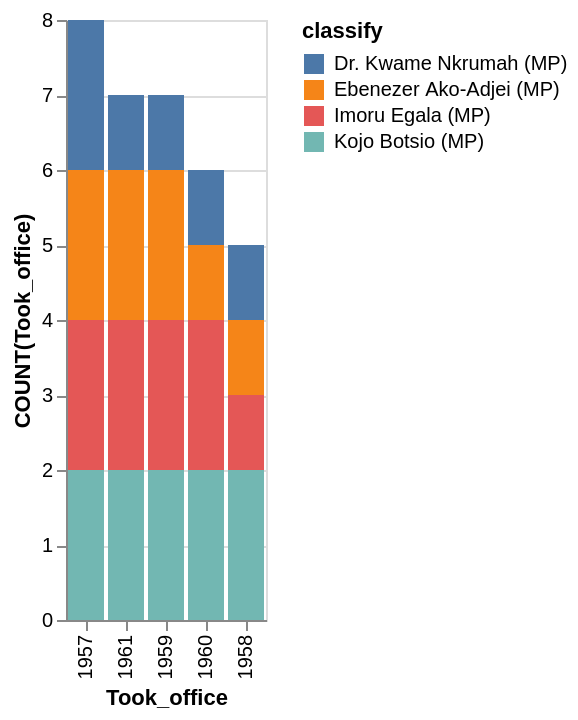

Write a Vega-Lite specification for this figure.
### Vega-Lite specification from a JSON file in a GitHub repository (floating-point values rounded to 4 significant figures)
{"data": {"values": [{"x_data": "1957", "y_data": 2, "classify": "Dr. Kwame Nkrumah (MP)"}, {"x_data": "1961", "y_data": 1, "classify": "Dr. Kwame Nkrumah (MP)"}, {"x_data": "1959", "y_data": 1, "classify": "Dr. Kwame Nkrumah (MP)"}, {"x_data": "1960", "y_data": 1, "classify": "Dr. Kwame Nkrumah (MP)"}, {"x_data": "1958", "y_data": 1, "classify": "Dr. Kwame Nkrumah (MP)"}, {"x_data": "1957", "y_data": 2, "classify": "Ebenezer Ako-Adjei (MP)"}, {"x_data": "1961", "y_data": 2, "classify": "Ebenezer Ako-Adjei (MP)"}, {"x_data": "1959", "y_data": 2, "classify": "Ebenezer Ako-Adjei (MP)"}, {"x_data": "1960", "y_data": 1, "classify": "Ebenezer Ako-Adjei (MP)"}, {"x_data": "1958", "y_data": 1, "classify": "Ebenezer Ako-Adjei (MP)"}, {"x_data": "1957", "y_data": 2, "classify": "Imoru Egala (MP)"}, {"x_data": "1961", "y_data": 2, "classify": "Imoru Egala (MP)"}, {"x_data": "1959", "y_data": 2, "classify": "Imoru Egala (MP)"}, {"x_data": "1960", "y_data": 2, "classify": "Imoru Egala (MP)"}, {"x_data": "1958", "y_data": 1, "classify": "Imoru Egala (MP)"}, {"x_data": "1957", "y_data": 2, "classify": "Kojo Botsio (MP)"}, {"x_data": "1961", "y_data": 2, "classify": "Kojo Botsio (MP)"}, {"x_data": "1959", "y_data": 2, "classify": "Kojo Botsio (MP)"}, {"x_data": "1960", "y_data": 2, "classify": "Kojo Botsio (MP)"}, {"x_data": "1958", "y_data": 2, "classify": "Kojo Botsio (MP)"}]}, "mark": "bar", "encoding": {"x": {"field": "x_data", "type": "nominal", "title": "Took_office", "sort": {"op": "sum", "field": "y_data", "order": "descending"}}, "y": {"field": "y_data", "type": "quantitative", "title": "COUNT(Took_office)"}, "color": {"field": "classify"}}}
